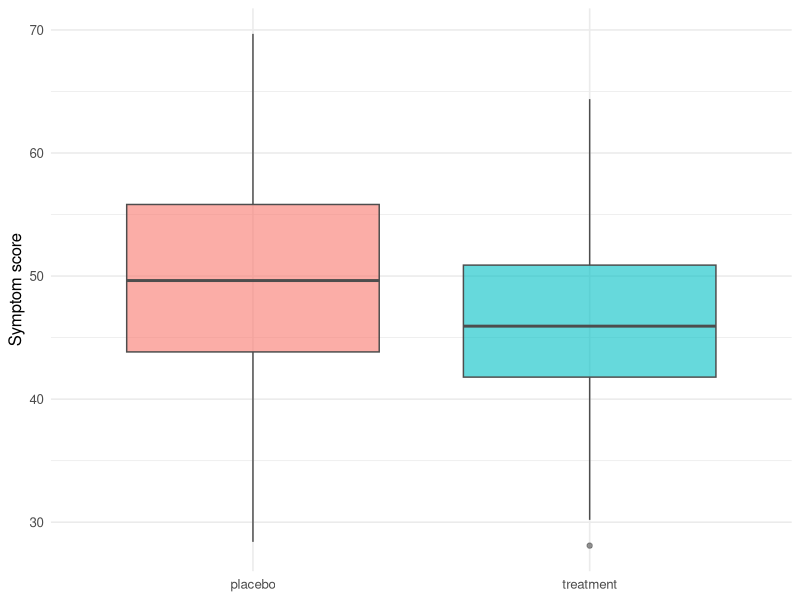

The R source for this figure:
# ============================================================
# Biostatistics Courses
# Course 3 — Week 1, Session 2: Randomised controlled trials
# ============================================================

# --- 0. Setup --------------------------------------------------
library(tidyverse)
set.seed(42)
theme_set(theme_minimal(base_size = 12))

# --- 1. Hypothesis / Goal --------------------------------------
# Treatment reduces symptom score versus placebo in a parallel-group
# RCT. Contrast ITT with per-protocol analyses when non-adherence is
# informative.

# --- 2. Data ---------------------------------------------------
n <- 200
trial <- tibble(
  id    = seq_len(n),
  arm   = sample(rep(c("placebo", "treatment"), each = n / 2)),
  crossed = if_else(arm == "treatment" & runif(n) < 0.15, TRUE, FALSE),
  received = if_else(crossed, "placebo", arm),
  y = rnorm(n, mean = 50, sd = 8) +
      if_else(received == "treatment", -5, 0)
)

# --- 3. Visualise ----------------------------------------------
p <- trial |>
  ggplot(aes(arm, y, fill = arm)) +
  geom_boxplot(alpha = 0.6, colour = "grey30") +
  labs(x = NULL, y = "Symptom score") +
  theme(legend.position = "none")
print(p)

# --- 4. Assumptions --------------------------------------------
print(trial |> group_by(arm) |> summarise(mean = mean(y), sd = sd(y), n = n()))

# --- 5. Conduct / Fit ------------------------------------------
itt <- t.test(y ~ arm, data = trial)
pp  <- t.test(y ~ received, data = trial)
print(itt)
print(pp)

# --- 6. Report -------------------------------------------------
cat(sprintf(
  "ITT diff: %.2f; PP diff: %.2f\n",
  diff(itt$estimate) * -1, diff(pp$estimate) * -1
))
